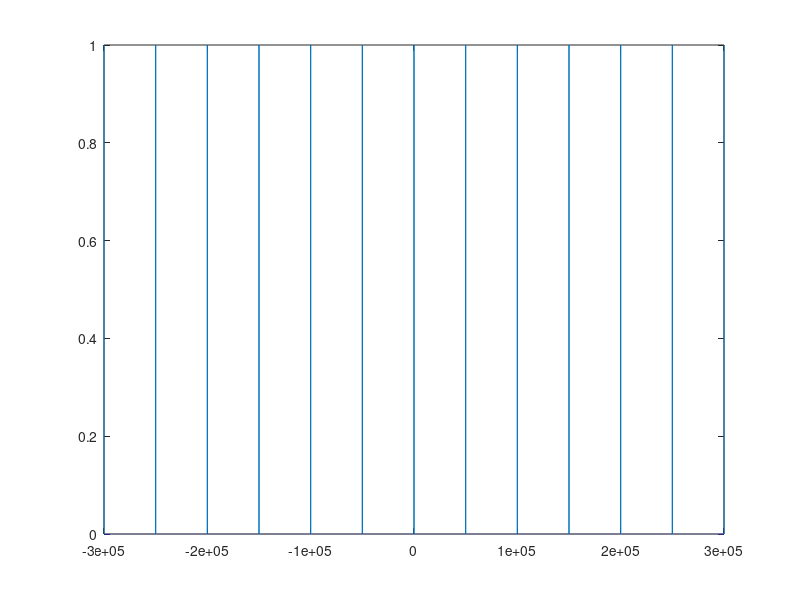
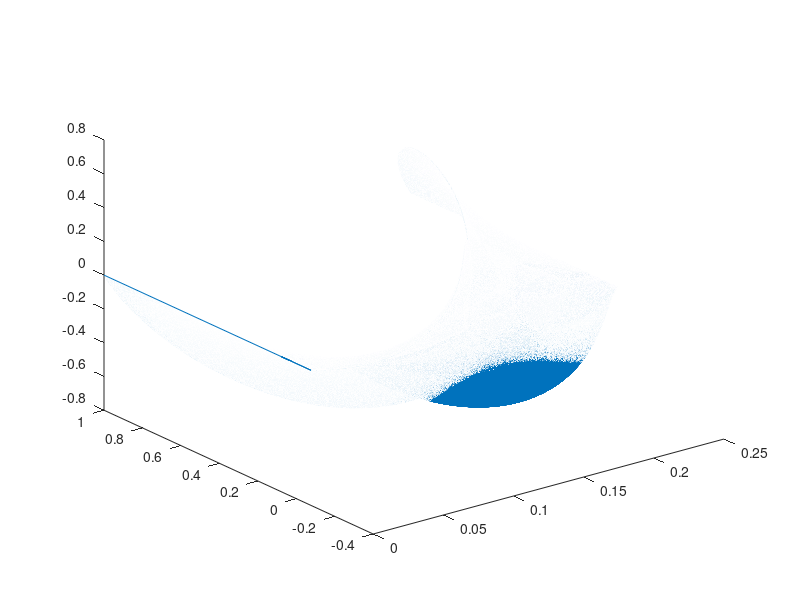

Write MATLAB code to recreate these figures, in order.
clf;
clc;
samp_rate = 6e5;
vector_length = 2^17;

frequencies = linspace(-samp_rate/2, samp_rate/2, vector_length);
frequency_bins = zeros(vector_length, 1);

signal_frequencies = (-samp_rate/2:50000:samp_rate/2);

[closeness, indices] = min ( abs(repmat(frequencies, length(signal_frequencies)) - transpose(signal_frequencies)), [], 2 );

frequency_bins(indices) = 1;

figure(1)
clf
plot(frequencies, frequency_bins);

Y = ifftshift(frequency_bins);

%plot((1:length(Y)), Y)

figure(2);
clf;
y = ifft(Y);
y = y/max(abs(y));
t = linspace(0, 1/samp_rate*length(y), length(y));
plot3(t, real(y), imag(y));
out = zeros(length(y)*2, 1);
out(1:2:length(out)) = real(y);
out(2:2:length(out)) = imag(y);
output_file = fopen('infile.bin', 'w')
fwrite(output_file, out, 'float')

